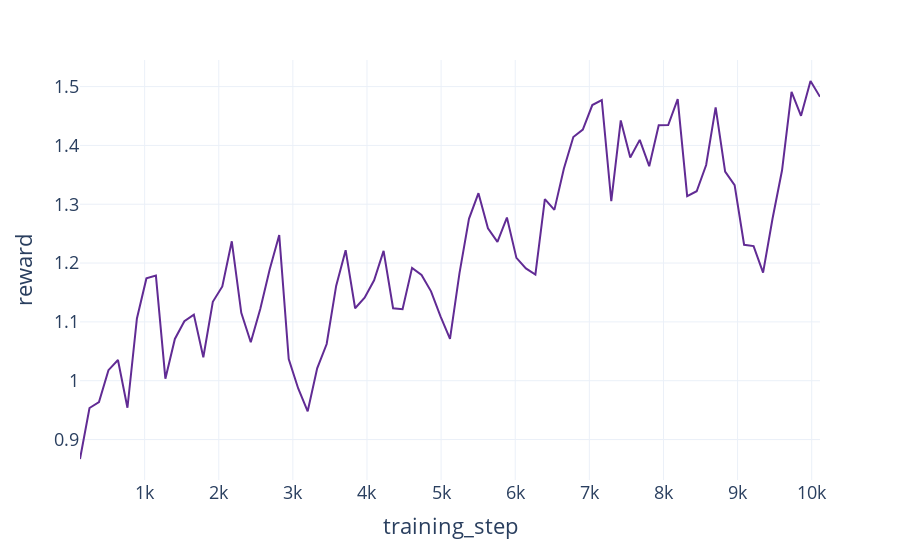

The code cell stored with this chart in its notebook:
### Markdown cell above
### Graph embeddings

### Code cell
graph_training_reward = pl.read_csv(
    "../presentation_data/plotting/PPO_best_graph_reward_env=l2rpn_case14_sandbox_iterations=10000_2025-09-15_20_54_44_PPO_1.csv"
)
maskable_graph_training_reward = pl.read_csv(
    "../presentation_data/plotting/PPO_best_maskable_graph_reward_env=l2rpn_case14_sandbox_iterations=10000_2025-09-15_18_51_44_PPO_1.csv"
)
fig = px.line(
    graph_training_reward,
    x="Step",
    y="Value",
    labels={
        "Step": "training_step",
        "Value": "reward",
    },
    template=THEME,
)
fig.update_xaxes({"title": {"font": {"size": 22}}, "tickfont": {"size": 18}})
fig.update_yaxes({"title": {"font": {"size": 22}}, "tickfont": {"size": 18}})
fig.update_traces(line_color="#612b94")

### Figure 1 — Plotly figure (JSON) as saved in the notebook; plotly's stock layout.template omitted (floating-point values rounded to 4 significant figures)
{"data": [{"hovertemplate": "training_step=%{x}<br>reward=%{y}<extra></extra>", "legendgroup": "", "line": {"color": "#612b94", "dash": "solid"}, "marker": {"symbol": "circle"}, "mode": "lines", "name": "", "orientation": "v", "showlegend": false, "type": "scatter", "x": [128, 256, 384, 512, 640, 768, 896, 1024, 1152, 1280, 1408, 1536, 1664, 1792, 1920, 2048, 2176, 2304, 2432, 2560, 2688, 2816, 2944, 3072, 3200, 3328, 3456, 3584, 3712, 3840, 3968, 4096, 4224, 4352, 4480, 4608, 4736, 4864, 4992, 5120, 5248, 5376, 5504, 5632, 5760, 5888, 6016, 6144, 6272, 6400, 6528, 6656, 6784, 6912, 7040, 7168, 7296, 7424, 7552, 7680, 7808, 7936, 8064, 8192, 8320, 8448, 8576, 8704, 8832, 8960, 9088, 9216, 9344, 9472, 9600, 9728, 9856, 9984, 10112], "xaxis": "x", "y": [0.8669, 0.9536, 0.9636, 1.018, 1.035, 0.954, 1.106, 1.174, 1.179, 1.003, 1.071, 1.101, 1.112, 1.04, 1.134, 1.16, 1.237, 1.115, 1.065, 1.122, 1.19, 1.248, 1.037, 0.9868, 0.948, 1.021, 1.062, 1.161, 1.222, 1.123, 1.141, 1.171, 1.221, 1.123, 1.122, 1.192, 1.18, 1.152, 1.109, 1.071, 1.183, 1.275, 1.319, 1.259, 1.236, 1.277, 1.209, 1.191, 1.18, 1.309, 1.29, 1.36, 1.414, 1.427, 1.469, 1.477, 1.305, 1.443, 1.38, 1.409, 1.365, 1.434, 1.435, 1.479, 1.314, 1.322, 1.367, 1.465, 1.356, 1.332, 1.231, 1.229, 1.184, 1.276, 1.358, 1.491, 1.45, 1.51, 1.483], "yaxis": "y"}], "layout": {"legend": {"tracegroupgap": 0}, "margin": {"t": 60}, "xaxis": {"anchor": "y", "domain": [0, 1], "tickfont": {"size": 18}, "title": {"font": {"size": 22}, "text": "training_step"}}, "yaxis": {"anchor": "x", "domain": [0, 1], "tickfont": {"size": 18}, "title": {"font": {"size": 22}, "text": "reward"}}}}
